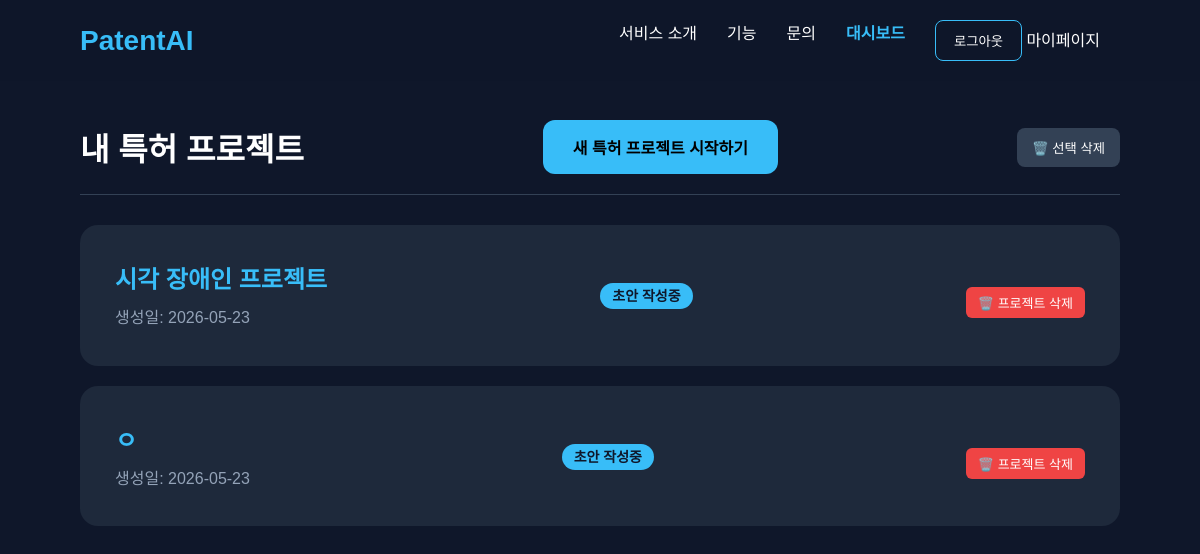
The app's page /workspace/dashboard/ (signed in), older data.
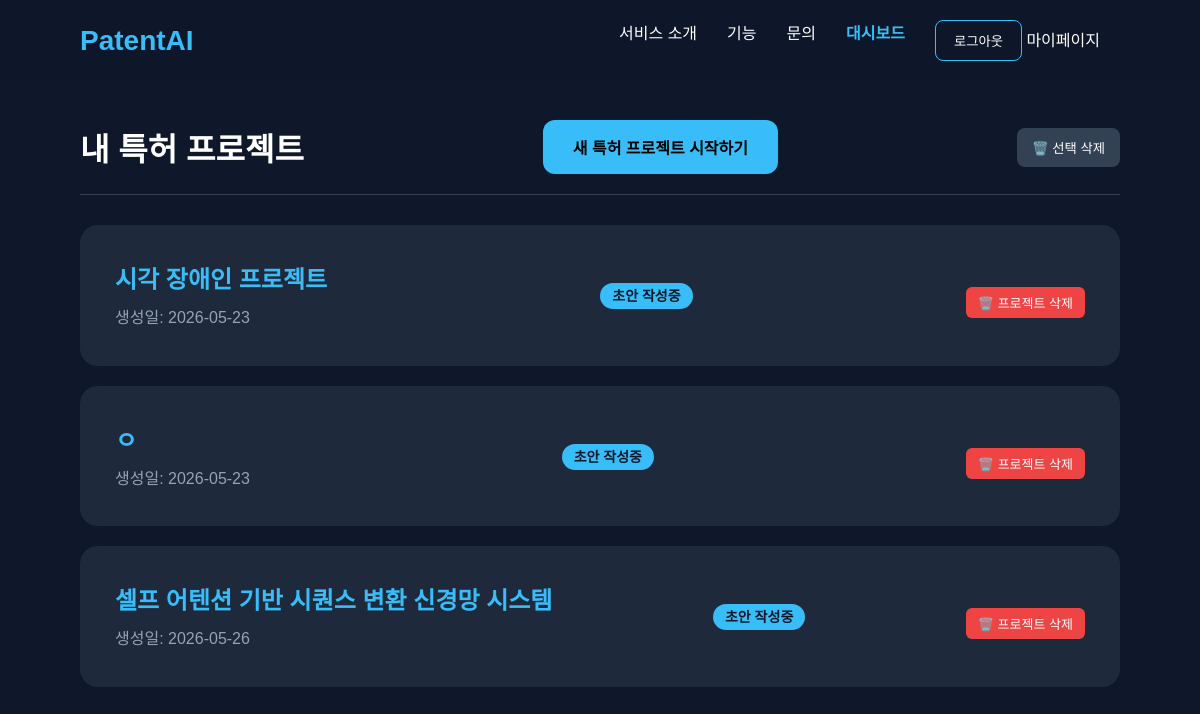
The same page, newer data.
### workspace/models.py (models this page shows)
class PatentProject(models.Model):
    STATUS_CHOICES = (
        ('draft', '초안 작성중'),
        ('agent_processing', 'AI 처리중'),
        ('review', '변리사 검토중'),
        ('done', '완료'),
    )
    title = models.CharField(max_length=200, verbose_name="프로젝트명")
    owner = models.ForeignKey(User, on_delete=models.CASCADE, related_name='projects')
    status = models.CharField(max_length=20, choices=STATUS_CHOICES, default='draft')
    original_data_hash = models.CharField(max_length=64, blank=True, null=True) # 원본 데이터의 해시값을 저장하는 필드 (중복 방지 및 변경 감지용)
    created_at = models.DateTimeField(auto_now_add=True)
    updated_at = models.DateTimeField(auto_now=True)

### workspace/views.py (the view)
# urls.py: path('dashboard/', views.dashboard, name='dashboard'),
@login_required(login_url='/accounts/login/')
def dashboard(request):
    try:
        user_role = request.user.userprofile.role
    except:
        user_role = 'inventor'
    if user_role == 'attorney':
        projects = PatentProject.objects.filter(status='review')
        template_name = 'workspace/attorney_dashboard.html'
    else:
        projects = PatentProject.objects.filter(owner=request.user)
        template_name = 'workspace/inventor_dashboard.html'
    return render(request, template_name, {'projects': projects})

### workspace/templates/workspace/inventor_dashboard.html (shortened to what this page needs)
{% extends "base.html" %}
{% block content %}
<div class="dashboard-container" style="padding: 120px 80px 50px 80px; max-width: 1200px; margin: 0 auto;">
    <div style="display: flex; justify-content: space-between; align-items: center; border-bottom: 1px solid #334155; padding-bottom: 20px; margin-bottom: 30px;">
        <h1 style="margin: 0; font-size: 32px;">내 특허 프로젝트</h1>
        <a href="{% url 'create_project' %}" id="create-project-btn" class="start-btn" style="text-decoration: none; display: inline-block;">새 특허 프로젝트 시작하기</a>
        <button id="toggle-delete-mode-btn" style="background: #334155; color: white; border: none; padding: 10px 15px; border-radius: 8px; cursor: pointer;">
            🗑️ 선택 삭제
        </button>
    </div>
    <div class="project-list" style="display: flex; flex-direction: column; gap: 20px;">
        {% for project in projects %}
        <div class="card" style="width: 100%; display: flex; justify-content: space-between; align-items: center;">
            <div style="flex: 1; display: flex; justify-content: space-between; align-items: center;">
            <div>
                <h2 style="margin-bottom: 10px; font-size: 24px;">
                    <a href="{% url 'workstation' project.id %}" style="color: #38bdf8; text-decoration: none;">
                        {{ project.title }}
                    </a>
                </h2>
                <p style="color: #94a3b8;">생성일: {{ project.created_at|date:"Y-m-d" }}</p>
            </div>
            <div>
                <span style="background: #38bdf8; color: #0f172a; padding: 5px 12px; border-radius: 20px; font-weight: bold; font-size: 14px;">
                    {{ project.get_status_display }}
                </span>
            </div>
            <div class="project-actions" style="margin-top: 15px; display: flex; justify-content: flex-end;">
                <form action="{% url 'delete_project' project.id %}" method="POST"
                    onsubmit="return confirm('정말로 이 프로젝트를 삭제하시겠습니까?\n삭제된 데이터와 채팅 내역은 복구할 수 없습니다.');"
                    style="display: inline;">
                    <button type="submit" class="delete-btn"
                            style="background: #ef4444; color: white; border: none; padding: 6px 12px; border-radius: 6px; font-size: 13px; cursor: pointer; transition: background 0.2s;">
                        🗑️ 프로젝트 삭제
                    </button>
                </form>
            </div>
        </div>
        </div>
        {% empty %}
        <div style="text-align: center; padding: 60px 0; background: #1e293b; border-radius: 18px;">
            <p style="color: #94a3b8; font-size: 18px; margin-bottom: 20px;">아직 진행 중인 프로젝트가 없습니다.</p>
        </div>
        {% endfor %}
    </div>
</div>
{% endblock %}

Row changes from the older to the newer data that the page shows:
added PatentProject: title "셀프 어텐션 기반 시퀀스 변환 신경망 시스템", created_at "2026-05-26", status "초안 작성중"
